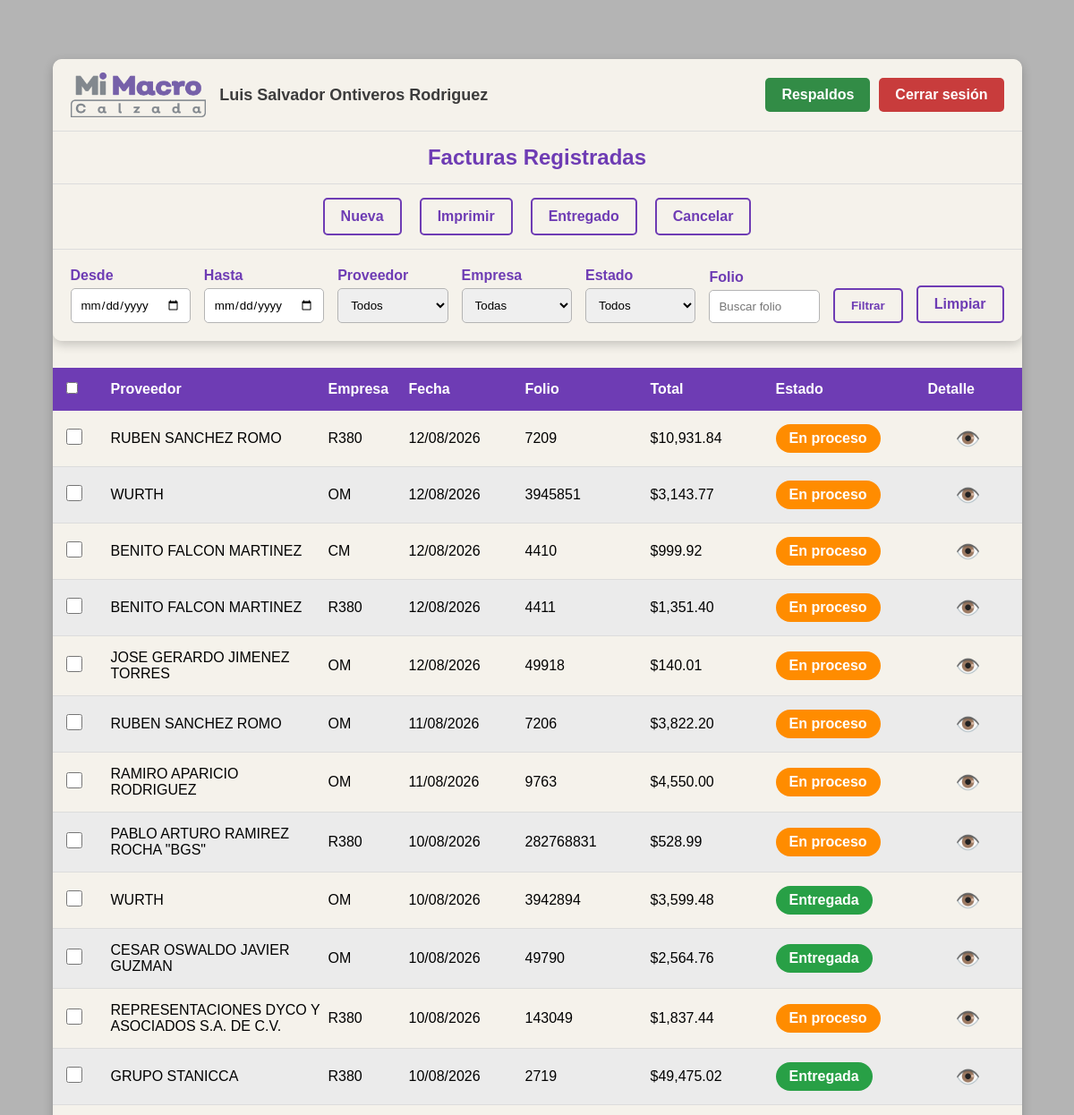
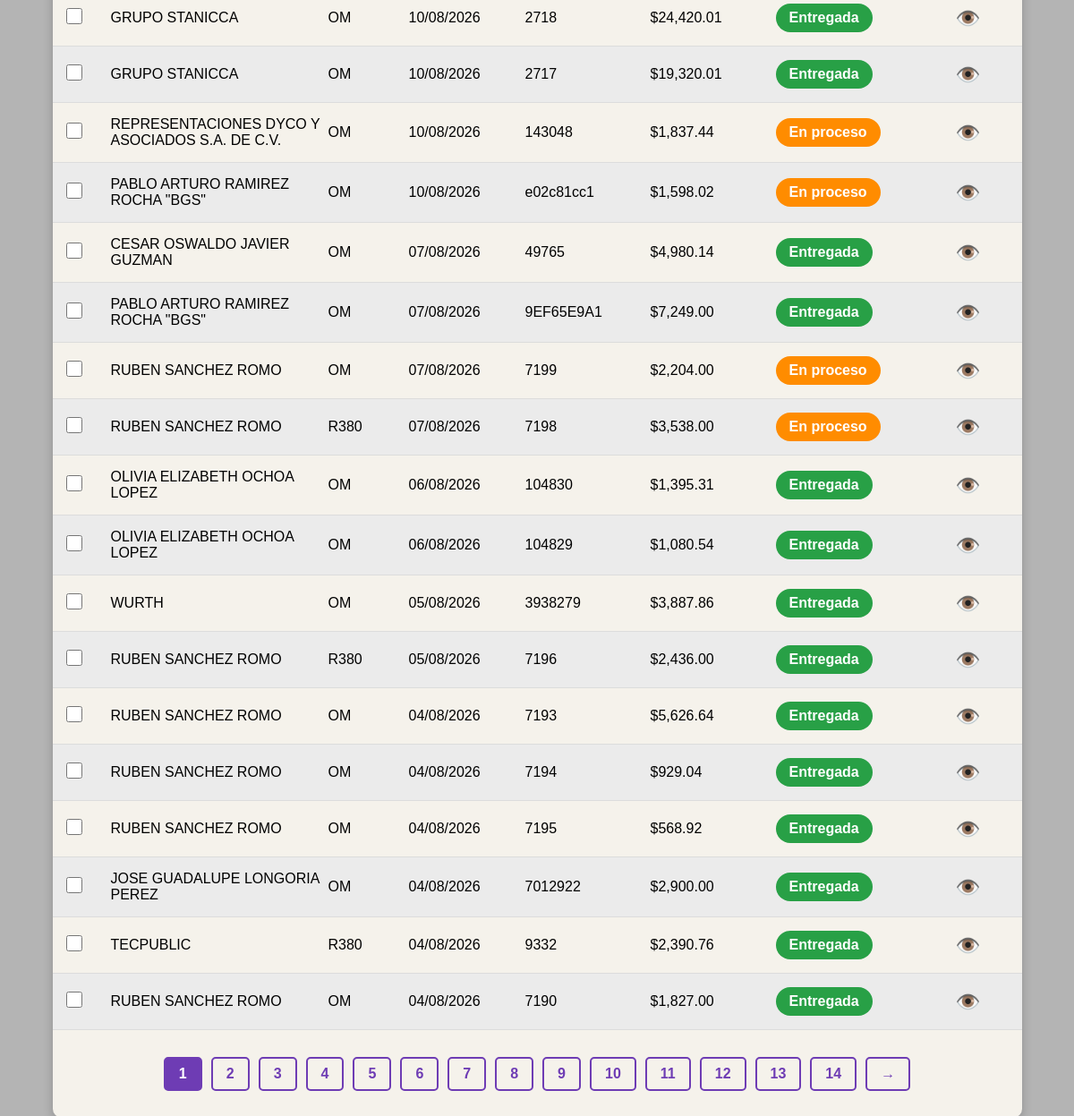
The app's page /facturas.php (signed in) with its own data (2 pictures, top to bottom).
### tables this page shows
CREATE TABLE `factura` (
  `id` int(11) NOT NULL,
  `id_empresa` int(11) NOT NULL,
  `id_provedor` int(11) NOT NULL,
  `folio` varchar(20) NOT NULL,
  `fecha` date NOT NULL,
  `total` decimal(10,2) NOT NULL,
  `estado` int(11) NOT NULL DEFAULT 0,
  `fecha_registro` date NOT NULL,
  `fecha_entregado` date DEFAULT NULL
);

CREATE TABLE `provedores` (
  `id` int(11) NOT NULL,
  `nombre` varchar(255) NOT NULL,
  `irs` int(11) NOT NULL DEFAULT 0,
  `eliminado` int(1) NOT NULL DEFAULT 0
);

### facturas.php (the view, shortened to what this page needs)
<?php
$con = conecta();
$fecha_inicio = isset($_GET['fecha_inicio']) ? $_GET['fecha_inicio'] : '';
$fecha_fin    = isset($_GET['fecha_fin'])    ? $_GET['fecha_fin']    : '';
$id_provedor  = isset($_GET['id_provedor'])  ? intval($_GET['id_provedor'])  : 0;
$id_empresa   = isset($_GET['id_empresa'])   ? intval($_GET['id_empresa'])   : 0;
$folio        = isset($_GET['folio'])        ? trim($_GET['folio'])        : '';
$estado       = isset($_GET['estado'])       ? $_GET['estado']             : '';
$where = "WHERE 1=1";
$registros_por_pagina = 30;
$pagina = isset($_GET['pagina']) ? intval($_GET['pagina']) : 1;
$inicio = ($pagina - 1) * $registros_por_pagina;
$sqlTotal = "SELECT COUNT(*) AS total
             FROM factura f
             INNER JOIN provedores p ON f.id_provedor = p.id
             INNER JOIN empresa e ON f.id_empresa = e.id
             $where";
$resTotal = $con->query($sqlTotal);
$filaTotal = $resTotal->fetch_assoc();
$total_registros = $filaTotal['total'];
$total_paginas = ceil($total_registros / $registros_por_pagina);
$sql = "SELECT
            f.id,
            f.id_empresa,
            p.nombre AS proveedor,
            e.nombre AS empresa,
            f.fecha,
            f.folio,
            f.total,
            f.estado
        FROM factura f
        INNER JOIN provedores p ON f.id_provedor = p.id
        INNER JOIN empresa e ON f.id_empresa = e.id
        $where
        ORDER BY f.fecha DESC
        LIMIT $inicio, $registros_por_pagina";
$resultado = $con->query($sql);
?>
<!DOCTYPE html>
<html lang="es">
<head>
    <link rel="stylesheet" href="css/facturas.css">
    <link rel="stylesheet" href="css/menu.css">
</head>
<body>
<div class="contenedor">
    <?php include("menu.php"); ?>
    <div class="encabezado">
        <div>
            <input
                type="checkbox"
                id="chkTodas"
                title="Seleccionar todas las facturas de esta página">
        </div>
        <div>Proveedor</div>
        <div>Empresa</div>
        <div>Fecha</div>
        <div>Folio</div>
        <div>Total</div>
        <div>Estado</div>
        <div>Detalle</div>
    </div>
    <?php while($fila = $resultado->fetch_assoc()){ ?>
        <?php
        $clase = "";
        $texto = "";
        switch($fila['estado']){
            case 1:
                $clase = "proceso";
                $texto = "En proceso";
                break;
            case 2:
                $clase = "entregada";
                $texto = "Entregada";
                break;
        }
        switch($fila['id_empresa']){
            case 1:
                $empresa = "OM";
                break;
            case 2:
                $empresa = "R380";
                break;
            case 4:
                $empresa = "CM";
                break;
        }
        ?>
        <div class="fila">
            <div>
                <input type="checkbox" class="chkFactura" value="<?= $fila['id'] ?>">
            </div>
            <div>
                <?= htmlspecialchars($fila['proveedor']) ?>
            </div>
            <div>
                <?= $empresa ?>
            </div>
            <div>
                <?= date('d/m/Y', strtotime($fila['fecha'])) ?>
            </div>
            <div>
                <?= htmlspecialchars($fila['folio']) ?>
            </div>
            <div>
                $<?= number_format($fila['total'], 2) ?>
            </div>
            <div>
                <span class="estado <?= $clase ?>">
                    <?= $texto ?>
                </span>
            </div>
            <div class="accion">
                <a href="factura_detalle.php?id=<?= $fila['id'] ?>">👁️</a>
            </div>
        </div>
    <?php } ?>
    <div class="paginacion">
        <?php for($i = 1; $i <= $total_paginas; $i++){ ?>
            <a
    href="?pagina=<?= $i ?>&fecha_inicio=<?= urlencode($fecha_inicio) ?>&fecha_fin=<?= urlencode($fecha_fin) ?>&id_provedor=<?= $id_provedor ?>&id_empresa=<?= $id_empresa ?>&folio=<?= urlencode($folio) ?>&estado=<?= urlencode($estado) ?>"
                class="<?= ($i == $pagina) ? 'actual' : '' ?>">
                <?= $i ?>
            </a>
        <?php } ?>
        <?php if($pagina < $total_paginas){ ?>
            <a href="?pagina=<?= $pagina + 1 ?>&fecha_inicio=<?= urlencode($fecha_inicio) ?>&fecha_fin=<?= urlencode($fecha_fin) ?>&id_provedor=<?= $id_provedor ?>&id_empresa=<?= $id_empresa ?>&folio=<?= urlencode($folio) ?>&estado=<?= urlencode($estado) ?>">
                →
            </a>
        <?php } ?>
    </div>
</div>
</body>
</html>

### css/facturas.css (style rules this page uses)
* { margin: 0; padding: 0; box-sizing: border-box; font-family: Arial, Helvetica, sans-serif; }
body { background-color: rgb(180, 180, 180); min-height: 100vh; padding: 30px; margin: 3% 0; }
.contenedor { width: 95%; margin: auto; background-color: rgb(245, 242, 235); border-radius: 10px; overflow: hidden; box-shadow: 0px 4px 12px rgba(0, 0, 0, .2); }
.encabezado, .fila { display: grid; grid-template-columns: 50px 2fr 90px 130px 140px 140px 170px 90px; align-items: center; }
.encabezado { background-color: rgb(110, 60, 180); color: white; font-weight: bold; padding: 15px; }
.fila { padding: 15px; border-bottom: 1px solid rgb(220, 220, 220); }
.fila:nth-child(even) { background-color: rgb(235, 235, 235); }
.estado { display: inline-block; padding: 7px 15px; border-radius: 20px; color: white; font-weight: bold; text-align: center; }
.proceso { background-color: rgb(255, 140, 0); }
.entregada { background-color: rgb(40, 160, 70); }
.accion { text-align: center; }
.accion a { text-decoration: none; font-size: 1.4rem; transition: .2s; }
.chkFactura { width: 18px; height: 18px; cursor: pointer; }
.paginacion { padding: 30px; display: flex; justify-content: center; gap: 10px; flex-wrap: wrap; }
.paginacion a { text-decoration: none; color: rgb(110, 60, 180); border: 2px solid rgb(110, 60, 180); padding: 8px 15px; border-radius: 5px; font-weight: bold; transition: .2s; }
.paginacion .actual { background-color: rgb(110, 60, 180); color: white; border: 2px solid rgb(110, 60, 180); padding: 8px 15px; border-radius: 5px; font-weight: bold; }

### records on screen
factura: id_provedor.nombre "RUBEN SANCHEZ ROMO", id_empresa "R380", fecha "12/08/2026", folio "7209", total "10,931.84", estado "En proceso"
factura: id_provedor.nombre "WURTH", id_empresa "OM", fecha "12/08/2026", folio "3945851", total "3,143.77", estado "En proceso"
factura: id_provedor.nombre "BENITO FALCON MARTINEZ", id_empresa "CM", fecha "12/08/2026", folio "4410", total "999.92", estado "En proceso"
factura: id_provedor.nombre "BENITO FALCON MARTINEZ", id_empresa "R380", fecha "12/08/2026", folio "4411", total "1,351.40", estado "En proceso"
factura: id_provedor.nombre "JOSE GERARDO JIMENEZ TORRES", id_empresa "OM", fecha "12/08/2026", folio "49918", total "140.01", estado "En proceso"
factura: id_provedor.nombre "RUBEN SANCHEZ ROMO", id_empresa "OM", fecha "11/08/2026", folio "7206", total "3,822.20", estado "En proceso"
factura: id_provedor.nombre "RAMIRO APARICIO RODRIGUEZ", id_empresa "OM", fecha "11/08/2026", folio "9763", total "4,550.00", estado "En proceso"
factura: id_provedor.nombre "PABLO ARTURO RAMIREZ ROCHA \"BGS\"", id_empresa "R380", fecha "10/08/2026", folio "282768831", total "528.99", estado "En proceso"
factura: id_provedor.nombre "WURTH", id_empresa "OM", fecha "10/08/2026", folio "3942894", total "3,599.48", estado "Entregada"
factura: id_provedor.nombre "CESAR OSWALDO JAVIER GUZMAN", id_empresa "OM", fecha "10/08/2026", folio "49790", total "2,564.76", estado "Entregada"
factura: id_provedor.nombre "REPRESENTACIONES DYCO Y ASOCIADOS S.A. DE C.V.", id_empresa "R380", fecha "10/08/2026", folio "143049", total "1,837.44", estado "En proceso"
factura: id_provedor.nombre "GRUPO STANICCA", id_empresa "R380", fecha "10/08/2026", folio "2719", total "49,475.02", estado "Entregada"
factura: id_provedor.nombre "GRUPO STANICCA", id_empresa "OM", fecha "10/08/2026", folio "2718", total "24,420.01", estado "Entregada"
factura: id_provedor.nombre "GRUPO STANICCA", id_empresa "OM", fecha "10/08/2026", folio "2717", total "19,320.01", estado "Entregada"
factura: id_provedor.nombre "REPRESENTACIONES DYCO Y ASOCIADOS S.A. DE C.V.", id_empresa "OM", fecha "10/08/2026", folio "143048", total "1,837.44", estado "En proceso"
factura: id_provedor.nombre "PABLO ARTURO RAMIREZ ROCHA \"BGS\"", id_empresa "OM", fecha "10/08/2026", folio "e02c81cc1", total "1,598.02", estado "En proceso"
factura: id_provedor.nombre "CESAR OSWALDO JAVIER GUZMAN", id_empresa "OM", fecha "07/08/2026", folio "49765", total "4,980.14", estado "Entregada"
factura: id_provedor.nombre "PABLO ARTURO RAMIREZ ROCHA \"BGS\"", id_empresa "OM", fecha "07/08/2026", folio "9EF65E9A1", total "7,249.00", estado "Entregada"
factura: id_provedor.nombre "RUBEN SANCHEZ ROMO", id_empresa "OM", fecha "07/08/2026", folio "7199", total "2,204.00", estado "En proceso"
factura: id_provedor.nombre "RUBEN SANCHEZ ROMO", id_empresa "R380", fecha "07/08/2026", folio "7198", total "3,538.00", estado "En proceso"
factura: id_provedor.nombre "OLIVIA ELIZABETH OCHOA LOPEZ", id_empresa "OM", fecha "06/08/2026", folio "104830", total "1,395.31", estado "Entregada"
factura: id_provedor.nombre "OLIVIA ELIZABETH OCHOA LOPEZ", id_empresa "OM", fecha "06/08/2026", folio "104829", total "1,080.54", estado "Entregada"
factura: id_provedor.nombre "WURTH", id_empresa "OM", fecha "05/08/2026", folio "3938279", total "3,887.86", estado "Entregada"
factura: id_provedor.nombre "RUBEN SANCHEZ ROMO", id_empresa "R380", fecha "05/08/2026", folio "7196", total "2,436.00", estado "Entregada"
factura: id_provedor.nombre "RUBEN SANCHEZ ROMO", id_empresa "OM", fecha "04/08/2026", folio "7193", total "5,626.64", estado "Entregada"
factura: id_provedor.nombre "RUBEN SANCHEZ ROMO", id_empresa "OM", fecha "04/08/2026", folio "7194", total "929.04", estado "Entregada"
factura: id_provedor.nombre "RUBEN SANCHEZ ROMO", id_empresa "OM", fecha "04/08/2026", folio "7195", total "568.92", estado "Entregada"
factura: id_provedor.nombre "JOSE GUADALUPE LONGORIA PEREZ", id_empresa "OM", fecha "04/08/2026", folio "7012922", total "2,900.00", estado "Entregada"
factura: id_provedor.nombre "TECPUBLIC", id_empresa "R380", fecha "04/08/2026", folio "9332", total "2,390.76", estado "Entregada"
factura: id_provedor.nombre "RUBEN SANCHEZ ROMO", id_empresa "OM", fecha "04/08/2026", folio "7190", total "1,827.00", estado "Entregada"

### other values on screen
$nombre "Luis Salvador Ontiveros Rodriguez"
